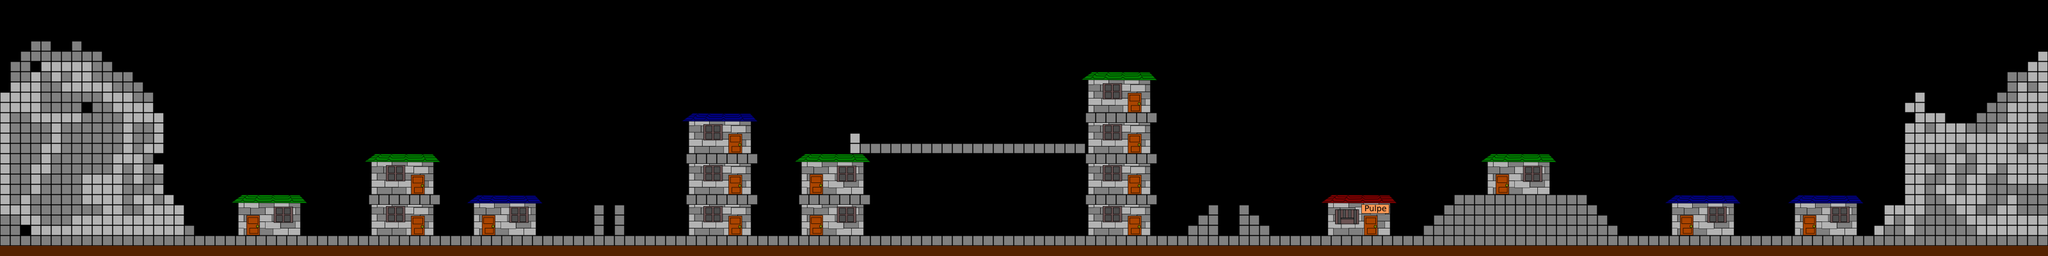

Tiled map render using the project's own tile images. Description and the map definition, with tile-layer contents summarised, below:
An orthogonal 200x25 tile map with 16x16 px tiles, 3 tile layers (background, walls, coins).

<map version="1.0" orientation="orthogonal" width="200" height="25" tilewidth="16" tileheight="16">
 <tileset firstgid="1" name="tileSet-hd" tilewidth="16" tileheight="16">
  <image source="tileSet.png" trans="fe80fe" width="256" height="256" />
  <tile id="0">
   <properties>
    <property name="hola" value="prueba" />
   </properties>
  </tile>
  <tile id="2">
   <properties>
    <property name="agua" value="" />
   </properties>
  </tile>
  <tile id="4">
   <properties>
    <property name="medicinas" value="" />
   </properties>
  </tile>
  <tile id="9">
   <properties>
    <property name="agua" value="" />
   </properties>
  </tile>
  <tile id="11">
   <properties>
    <property name="medicina" value="" />
   </properties>
  </tile>
 </tileset>
 <layer name="background" width="200" height="25">
  <data>[5000 cells, 357 non-empty, 63 distinct tile ids]</data>
 </layer>
 <layer name="walls" width="200" height="25">
  <data>[5000 cells, 1103 non-empty, 27 distinct tile ids]</data>
 </layer>
 <layer name="coins" width="200" height="25">
  <data>[5000 cells, 0 non-empty, 0 distinct tile ids]</data>
 </layer>
</map>